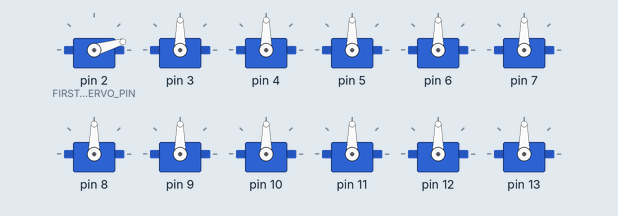
This sketch was run on a simulated Arduino Mega 2560, built with avr-gcc and run on an emulated ATmega2560. On the bench: 12 × servo.

Above: at 0.05 s.
At 0.4 s:
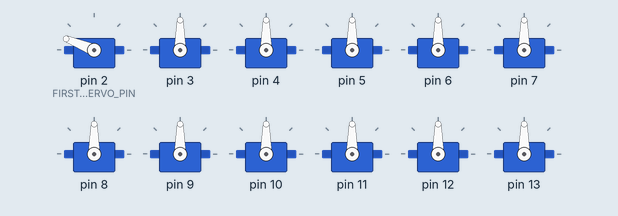
At 0.9 s:
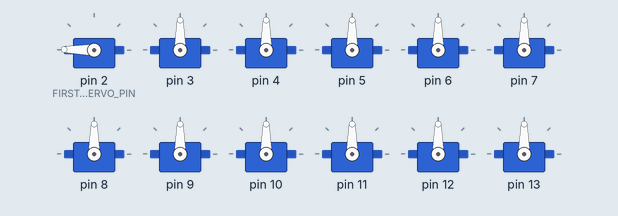
At 1.8 s:
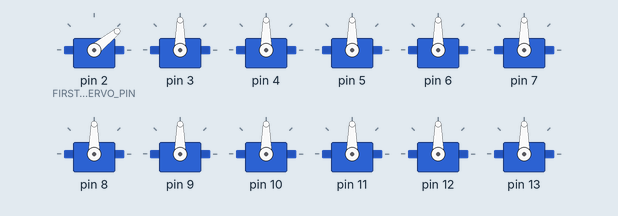
Timing chart, 0 to 15.4 s (numbered marks = the images above):
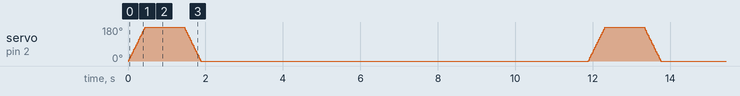

The sketch:

servo_test.ino
```cpp
#include <Servo.h>
#define NBR_SERVOS 48  // the number of servos, up to 48 for Mega, 12 for other boards
#define FIRST_SERVO_PIN 2

Servo Servos[NBR_SERVOS] ; // max servos is 48 for mega, 12 for other boards

int pos = 0;      // variable to store the servo position
int potPin = 0;   // connect a pot to this pin.

void setup() {
  for( int i =0; i < NBR_SERVOS; i++) {
    Servos[i].attach( FIRST_SERVO_PIN + i, 800, 2200);
  }
}

void turn_left(int servo_pin_number) {
  Serial.print(servo_pin_number);
  for( int pos = 0; pos <= 1023; pos = pos + 5) {
    Servos[servo_pin_number].write( map(pos, 0,1023,0,180));
    delay(2);
  }
}

void turn_right(int servo_pin_number) {
  for( int pos = 1023; pos >= 0; pos = pos - 5) {
    Servos[servo_pin_number].write( map(pos, 0,1023,0,180));
    delay(2);
  }
}

void loop()
{
  int i = 0;
  //for( int i = 0; i < NBR_SERVOS; i++) {
    turn_left(i);
    delay(1000);
    turn_right(i);
  //}

  //pos = analogRead(potPin);   // read a value from 0 to 1023
  //for( int i = 0; i < NBR_SERVOS; i++)  {
  //  int i = 2;
  //  turn_left(i);
  //  delay(1000);
  //  turn_right(i);
  //}

  delay(10000);
}
```
